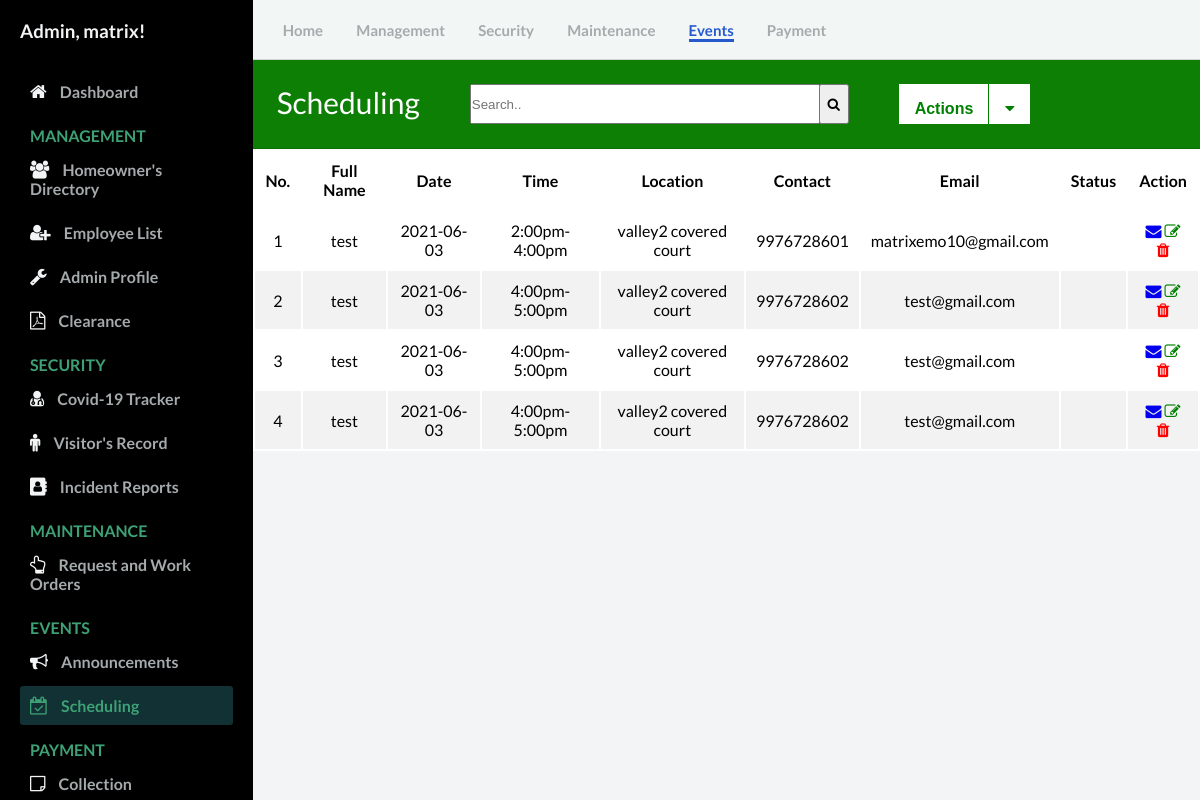
The page /admin/Scheduling.php (signed in) on the database its author committed.
### tables this page shows
CREATE TABLE `scheduling` (
  `id` int(11) NOT NULL,
  `name` text NOT NULL,
  `date` varchar(50) NOT NULL,
  `time` varchar(20) NOT NULL,
  `location` text NOT NULL,
  `contact` bigint(11) NOT NULL,
  `email` varchar(100) NOT NULL
);

### admin/controllers/function.php (called while the page is built, shortened)
<?php
function check_login($conn) {
	if(isset($_SESSION['user_id'])) {
		$id = $_SESSION['user_id'];
		$query = "SELECT * FROM admin WHERE user_id = '$id' limit 1";
		$result = mysqli_query($conn, $query);
		if($result && mysqli_num_rows($result) > 0) {
			$user_data = mysqli_fetch_assoc($result);
			return $user_data;
		}
	}
	die;
}

### admin/Scheduling.php (the view, shortened to what this page needs)
<?php
  include("config/connection.php");
  include("controllers/function.php");
  $user_data = check_login($conn);
?>
<!DOCTYPE html>
<html lang="en">
  <head>
    <link rel="stylesheet" href="https://stackpath.bootstrapcdn.com/font-awesome/4.7.0/css/font-awesome.min.css"/>
    <link rel="stylesheet" href="css/style.css" />
  </head>
  <body id="body">
    <div class="container">
      <nav class="navbar">
        <div class="navbar__left">
          <a href="Dashboard.php">Home</a>
          <a href="User.php">Management</a>
          <a href="covid19_tracker.php">Security</a>
          <a href="work_order.php">Maintenance</a>
          <a class="active_link"  href="announcement.php">Events</a>
          <a href="invoice.php">Payment</a>
        </div>
      </nav>
<?php require_once 'scheduling_crud.php'; ?>
<?php
  $mysqli = new mysqli('remotemysql.com', 'J5BJ2ZlQGm', 'FYAvWP4mmz', 'J5BJ2ZlQGm') or die(mysqli_error($mysqli));
  $result = $mysqli->query("SELECT * FROM scheduling") or die($mysqli->error);
?>
      <main>
        <div class="table_contadiner">
          <div class="card-header" id="user">
            <p style="float: left; font-size: 30px;">Scheduling</p>
            <form  action="#" style=" float: left;">
              <input type="search" placeholder="Search.." name="search2" id="myInput" style="width: 350px; height: 40px; margin-left: 50px;">
             <button type="submit" style="margin-left: -5px; height: 40px; width: 30px;"><i class="fa fa-search"></i></button>
            </form>
            <button class="btn_action"><b>Actions</b></button>
            <div class="dropdown">
              <button class="btn_down"><i class="fa fa-caret-down"></i></button>
            </div>
          </div>
            <table id="user" style="background-color: white; width: 100%;">
            <thead>
              <tr>
                <th style="width: 5%"><b>No.</b></th>
                <th><b>Full Name</b></b></th>
                <th><b>Date</b></th>
                <th><b>Time</b></th>
                <th><b>Location</b></th>
                <th><b>Contact</b></th>
                <th><b>Email</b></th>
                <th><b>Status</b></th>
                <th colspan="3"><b>Action</b></th>
              </tr>
            </thead>
          <tbody id="myTable">
          <?php
          while ($row = $result->fetch_assoc()): ?>
              <tr>
                  <td><?php echo $row['id']; ?></td>
                  <td><?php echo $row['name']; ?></td>
                  <td><?php echo $row['date']; ?></td>
                  <td><?php echo $row['time']; ?></td>
                  <td><?php echo $row['location']; ?></td>
                  <td><?php echo $row['contact']; ?></td>
                  <td><?php echo $row['email']; ?></td>
                  <td><?php echo $row['status']; ?></td>
                <td>
                    <a href="sched_notif.php?mail=<?php echo $row['id']; ?>"><i class="fa fa-envelope" title="Send Notification"></i></a>
                    <a  href="Scheduling_update.php?edit=<?php echo $row['id']; ?>"><i class="fa fa-edit text-edit" title="Update"></i></a>
                    <a href="scheduling_crud.php?delete=<?php echo $row['id']; ?>" onclick="return confirm('Are you sure you want to Delete this info?');"><i class="fa fa-trash text-remove" title="Delete"></i></a>
                </td>
              </tr>
            <?php endwhile; ?>
          </table>
        </div>
      </main>
      <div id="sidebar">
        <div class="sidebar__title">
            <h3>Admin, <?php echo $user_data['firstname']; ?>!</h3>
        </div>
        <div class="sidebar__menu">
          <div class="sidebar__link ">
            <i class="fa fa-home"></i>
            <a href="Dashboard.php">Dashboard</a>
          </div>
          <h2>MANAGEMENT</h2>
          <div class="sidebar__link">
            <i class="fa fa-users" aria-hidden="true"></i>
            <a href="User.php">Homeowner's Directory</a>
          </div>
          <div class="sidebar__link">
            <i class="fa fa-user-plus" aria-hidden="true"></i>
            <a href="employees_record.php">Employee List</a>
          </div>
          <div class="sidebar__link">
            <i class="fa fa-wrench"></i>
            <a href="Admin_profile.php">Admin Profile</a>
          </div>
          <div class="sidebar__link">
            <i class="fa fa-file-pdf-o"></i>
            <a href="residency.php">Clearance</a>
          </div>
          <h2>SECURITY</h2>
          <div class="sidebar__link">
            <i class="fa fa-user-md"></i>
            <a href="covid19_tracker.php">Covid-19 Tracker</a>
          </div>
          <div class="sidebar__link">
            <i class="fa fa-male"></i>
            <a href="visitors_record.php">Visitor's Record</a>
          </div>
          <div class="sidebar__link">
            <i class="fa fa-address-book"></i>
            <a href="incident_record.php">Incident Reports</a>
          </div>
          <h2>MAINTENANCE</h2>
          <div class="sidebar__link">
            <i class="fa fa-hand-o-up"></i>
            <a href="work_order.php">Request and Work Orders</a>
          </div>
          <h2>EVENTS</h2>
          <div class="sidebar__link ">
            <i class="fa fa-bullhorn"></i>
            <a href="Announcement.php">Announcements</a>
          </div>
         <div class="sidebar__link active_menu_link">
            <i class="fa fa-calendar-check-o"></i>
            <a href="Scheduling.php">Scheduling</a>
          </div>
          <h2>PAYMENT</h2>
          <div class="sidebar__link">
            <i class="fa fa-sticky-note-o"></i>
            <a href="invoice.php">Collection</a>
          </div>
      </div>
    </div>
  </body>
</html>

### admin/css/style.css (style rules this page uses)
* { margin: 0; padding: 0; }
body { font-family: 'Lato', sans-serif; box-sizing: border-box; }
.container { display: grid; height: 100vh; grid-template-columns: 0.8fr 1fr 1fr 1fr; grid-template-rows: 0.2fr 3fr; grid-template-areas: "sidebar nav nav nav" "sidebar main main main" }
.navbar { background: #f2f7f5; grid-area: nav; height: 60px; display: flex; align-items: center; justify-content: space-between; padding: 0 30px 0 30px; border-bottom: 1px solid lightgray; }
.navbar__left > a { margin-right: 30px; text-decoration: none; color: #a5aaad; font-size: 15px; font-weight: 700; }
.navbar__left .active_link { color: #265acc; border-bottom: 3px solid #265acc; padding-bottom: 12 px; }
main { background: #f3f4f6; grid-area: main; overflow-y: auto; }
#sidebar { background: #000000; grid-area: sidebar; overflow-y: auto; padding: 20px; -webkit-transition: all 0.5s; transition: all 0.5s; }
.sidebar__title { display:flex; justify-content: space-between; align-items: center; color: #f3f4f6; margin-bottom: 30px; }
.sidebar__menu > h2 { color: #3ea175; font-size: 16px; margin-top: 15px; margin-bottom: 5px; padding: 0 10px; font-weight: 700; }
.sidebar__link { color: #f3f4f6; padding: 10px; border-radius: 3px; margin-bottom: 5px; }
.active_menu_link { background: rgba(62, 161, 171,0.3); color: #3ea175; }
.active_menu_link a { color: #3ea175 !important; }
.sidebar__link > a { text-decoration: none; color: #a5aaad; font-weight: 700; }
.sidebar__link >i { margin-right: 10px; font-size: 18px; }
#user div { font-family: "Trebuchet MS", Arial, Helvetica, sans-serif; border-collapse: collapse; }
#user td, #user th { padding: 10px; text-align: center; }
#user tr:nth-child(even) { background-color: #f2f2f2; }
.card-header { padding: 1.50rem; margin-bottom: 0; background-color: #0D7F05; border-bottom: 1px solid rgba(0, 0, 0, 0.125); color: #ffffff; font-size: 20px; }
.text-edit { color: green; }
.text-remove { color: red; }
* { box-sizing: border-box; }
.btn_action, .btn_one { background-color: white; color: green; padding: 16px; font-size: 16px; border: none; outline: none; height: 40px; margin-left: 50px; }
.btn_down { background-color: white; color: green; padding: 16px; font-size: 16px; border: none; outline: none; height: 40px; margin-left: -5px; border-left:1px solid green; }
.dropdown { position: relative; display: inline-block; }
.dropdown-content a, { color: black; padding: 12px 16px; text-decoration: none; display: block; }

### rows shown on the page
scheduling: id "1", name "test", date "2021-06-03", time "2:00pm-4:00pm", location "valley2 covered court", contact "9976728601", email "matrixemo10@gmail.com"
scheduling: id "2", name "test", date "2021-06-03", time "4:00pm-5:00pm", location "valley2 covered court", contact "9976728602", email "test@gmail.com"
scheduling: id "3", name "test", date "2021-06-03", time "4:00pm-5:00pm", location "valley2 covered court", contact "9976728602", email "test@gmail.com"
scheduling: id "4", name "test", date "2021-06-03", time "4:00pm-5:00pm", location "valley2 covered court", contact "9976728602", email "test@gmail.com"

### other values the page prints
$user_data['firstname'] "matrix"
